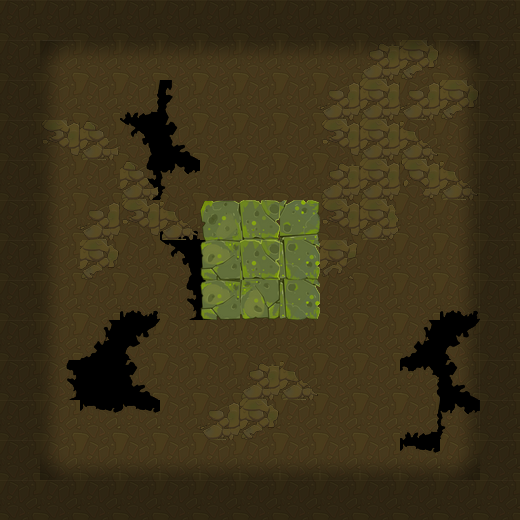

A 2D game scene composited from a Tiled map and its tileset images. What follows is a short description and the map's XML, with each tile layer's data collapsed to a summary:
An orthogonal 13x13 tile map with 40x40 px tiles, 4 tile layers (块层 2, 块层 3, 块层 4, 块层 2), 2 tilesets.

<map version="1.0" orientation="orthogonal" width="13" height="13" tilewidth="40" tileheight="40">
 <tileset firstgid="1" name="mdmap_skin" tilewidth="40" tileheight="40">
  <image source="mdmap_skin.png" width="400" height="240" />
 </tileset>
 <tileset firstgid="61" name="clmap_skin" tilewidth="40" tileheight="40">
  <image source="clmap_skin.png" width="400" height="440" />
 </tileset>
 <layer name="块层 2" width="13" height="13">
  <data>[169 cells, 168 non-empty, 15 distinct tile ids]</data>
 </layer>
 <layer name="块层 3" width="13" height="13">
  <data>[169 cells, 28 non-empty, 11 distinct tile ids]</data>
 </layer>
 <layer name="块层 4" width="13" height="13">
  <data>[169 cells, 9 non-empty, 9 distinct tile ids]</data>
 </layer>
 <layer name="块层 2" width="13" height="13">
  <data>[169 cells, 88 non-empty, 9 distinct tile ids]</data>
 </layer>
</map>
